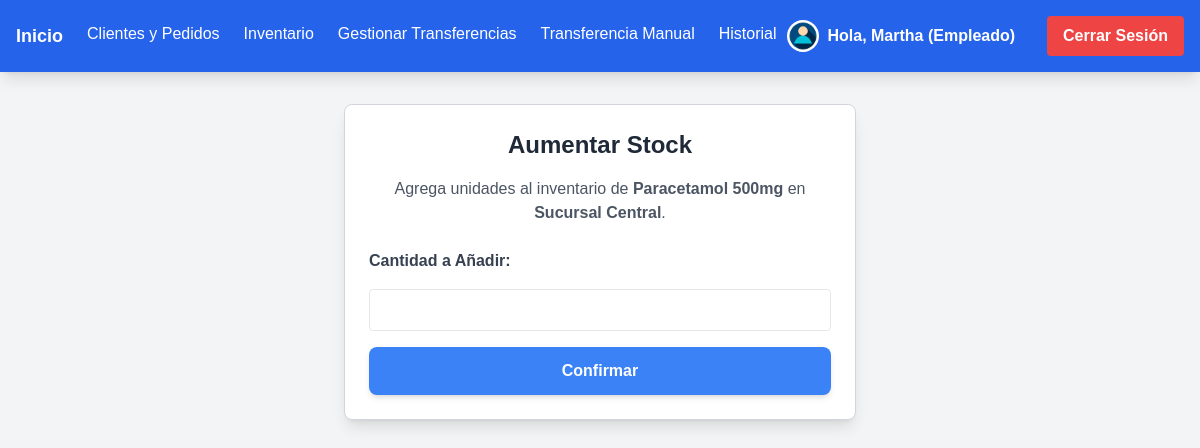
The page /inventario/aumentar/2/ (signed in) on the database its author committed.
### farmacia/models.py (models this page shows, shortened)
class Perfil(models.Model):
    usuario = models.OneToOneField(User, on_delete=models.CASCADE)
    rol = models.CharField(max_length=10, choices=ROLES, default='cliente')
    sucursal = models.ForeignKey('Sucursal', on_delete=models.SET_NULL, null=True, blank=True)

class Inventario(models.Model):
    sucursal = models.ForeignKey(Sucursal, on_delete=models.CASCADE)
    medicamento = models.ForeignKey(Medicamento, on_delete=models.CASCADE)
    cantidad = models.PositiveIntegerField(default=0)

class Medicamento(models.Model):
    nombre = models.CharField(max_length=100)
    descripcion = models.TextField()
    precio = models.DecimalField(max_digits=10, decimal_places=2)

class Sucursal(models.Model):
    nombre = models.CharField(max_length=100)
    direccion = models.CharField(max_length=200)

### farmacia/views.py (the view, shortened to what this page needs)
# urls.py: path('inventario/aumentar/<int:inventario_id>/', aumentar_stock, name='aumentar_stock'),
@login_required
@user_passes_test(es_empleado)
def aumentar_stock(request, inventario_id):
    inventario = get_object_or_404(Inventario, id=inventario_id)
    return render(request, 'farmacia/aumentar_stock.html', {'inventario': inventario})

### farmacia/views.py (called while the page is built)
def es_empleado(user):
    return user.is_authenticated and getattr(user, 'perfil', None) and user.perfil.rol == 'empleado'

### farmacia/templates/farmacia/aumentar_stock.html (shortened to what this page needs)
{% extends "farmacia/base.html" %}
{% block content %}
<div class="max-w-lg mx-auto bg-white p-6 rounded-lg shadow-lg border border-gray-300">
    <h2 class="text-2xl font-bold text-center text-gray-800 mb-4">Aumentar Stock</h2>
    <p class="text-gray-600 text-center mb-6">Agrega unidades al inventario de <strong>{{ inventario.medicamento.nombre }}</strong> en <strong>{{ inventario.sucursal.nombre }}</strong>.</p>
    <form method="post" class="space-y-4">
        <label class="block text-gray-700 font-semibold">Cantidad a Añadir:</label>
        <input type="number" name="cantidad" min="1" class="w-full border rounded p-2" required>
        <button class="w-full bg-blue-500 hover:bg-blue-600 text-white font-bold py-3 px-6 rounded-lg shadow-md transition duration-300">
            Confirmar
        </button>
    </form>
</div>
{% endblock %}

### farmacia/templates/farmacia/base.html (shortened to what this page needs)
<!DOCTYPE html>
<html lang="es">
<head>
    {% load static %}
    <script src="https://cdn.tailwindcss.com"></script>
    <link rel="stylesheet" href="{% static 'css/styles.css' %}">
</head>
<body class="bg-gray-100">
    <nav class="bg-blue-600 p-4 text-white flex justify-between items-center shadow-lg">
        <div class="flex space-x-6">
            <a href="{% url 'inicio' %}" class="font-bold text-lg">Inicio</a>
            {% if user.is_authenticated %}
                {% if user.perfil.rol == "cliente" %}
                    <a href="{% url 'mis_pedidos' %}" class="hover:underline">Mis Pedidos</a>
                    <a href="{% url 'listar_medicamentos' %}" class="bg-green-500 hover:bg-green-600 text-white font-bold py-2 px-4 rounded">
                        Realizar Pedido
                    </a>
                {% elif user.perfil.rol == "empleado" %}
                    <a href="{% url 'gestionar_clientes_pedidos' %}" class="hover:underline">Clientes y Pedidos</a>
                    <a href="{% url 'ver_inventario' %}" class="hover:underline">Inventario</a>
                    <a href="{% url 'gestionar_transferencias' %}" class="hover:underline">Gestionar Transferencias</a>
                    <a href="{% url 'transferencias_manual' %}" class="hover:underline">Transferencia Manual</a>
                    <a href="{% url 'historial_transferencias' %}" class="hover:underline">Historial</a>
                {% elif user.perfil.rol == "admin" %}
                    <a href="{% url 'admin:index' %}" class="hover:underline">Panel Admin</a>
                    <a href="{% url 'historial_transferencias' %}" class="hover:underline">Historial de Transferencias</a>
                {% endif %}
            {% endif %}
        </div>
        <div class="flex space-x-4 items-center">
            {% if user.is_authenticated %}
                <span class="mr-4 font-semibold flex items-center">
                    <img src="{% static 'img/user-icon.png' %}" alt="User" class="w-8 h-8 rounded-full mr-2">
                    Hola, {{ user.username }} ({{ user.perfil.rol|title }})
                </span>
                <form method="post" action="{% url 'logout' %}" class="inline">
                    <button type="submit" class="bg-red-500 hover:bg-red-600 text-white font-bold py-2 px-4 rounded">
                        Cerrar Sesión
                    </button>
                </form>
            {% else %}
                <a href="{% url 'login' %}" class="hover:underline">Iniciar Sesión</a>
                <a href="{% url 'registro' %}" class="bg-green-500 hover:bg-green-600 text-white font-bold py-2 px-4 rounded">
                    Registrarse
                </a>
            {% endif %}
        </div>
    </nav>
    <div class="container mx-auto mt-8 px-4">
        {% block content %}{% endblock %}
    </div>
</body>
</html>

### farmacia/static/css/styles.css (style rules this page uses)
body { font-family: Arial, sans-serif; background: url('/static/img/fondo.jpg') no-repeat center center fixed; background-size: cover; color: #333; }
.bg-blue-500, .bg-green-500 { transition: all 0.3s ease-in-out; }
button { transition: all 0.3s ease-in-out; }

### rows shown on the page
Inventario: medicamento.nombre "Paracetamol 500mg", sucursal.nombre "Sucursal Central"

### other values the page prints
{{ user.username }} "Martha"
{{ user.perfil.rol|title }} "Empleado"
